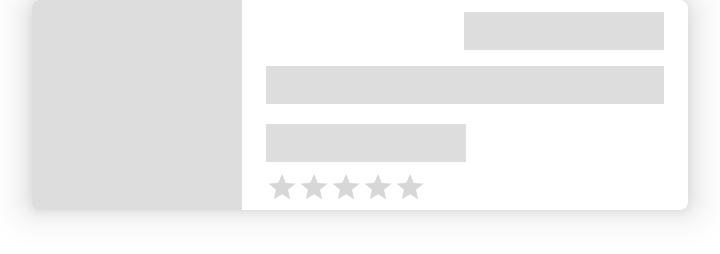
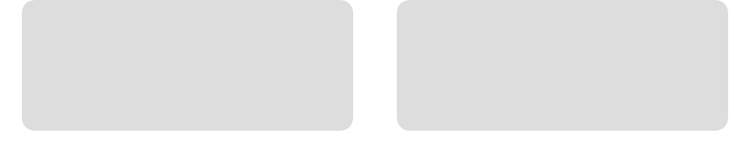

Two renders of one Android screen. The first uses the default layout on a phone; the second uses the alternative layout the repository ships for a different screen configuration, on a matching device. The two XML files are below.
<!-- AndroidManifest.xml: application theme Theme.MyEcommerceApp -->
<!-- res/layout/shimmer_product_list.xml -->
<?xml version="1.0" encoding="utf-8"?>
<com.google.android.material.card.MaterialCardView xmlns:android="http://schemas.android.com/apk/res/android"
    xmlns:app="http://schemas.android.com/apk/res-auto"
    android:layout_width="match_parent"
    android:layout_height="105dp"
    app:cardElevation="10dp"
    android:layout_marginBottom="22dp"
    android:layout_marginHorizontal="16dp"
    xmlns:tools="http://schemas.android.com/tools">

    <androidx.constraintlayout.widget.ConstraintLayout
        android:layout_width="match_parent"
        android:layout_height="match_parent">

        <androidx.appcompat.widget.AppCompatImageView
            android:id="@+id/tv_item_product_img"
            android:layout_width="105dp"
            android:layout_height="match_parent"
            android:scaleType="centerCrop"
            app:layout_constraintBottom_toBottomOf="parent"
            app:layout_constraintStart_toStartOf="parent"
            app:layout_constraintTop_toTopOf="parent"
            android:background="#dddddd" />

        <TextView
            android:id="@+id/tv_item_name"
            android:layout_width="0dp"
            android:layout_height="wrap_content"
            android:layout_marginStart="12dp"
            android:layout_marginTop="8dp"
            android:layout_marginEnd="12dp"
            android:background="#dddddd"
            app:layout_constraintEnd_toEndOf="parent"
            app:layout_constraintStart_toEndOf="@+id/tv_item_product_img"
            app:layout_constraintTop_toBottomOf="@+id/tv_item_date" />

        <TextView
            android:id="@+id/tv_item_price"
            android:layout_width="100dp"
            android:layout_height="wrap_content"
            android:layout_marginTop="10dp"
            android:background="#dddddd"
            app:layout_constraintStart_toStartOf="@+id/tv_item_name"
            app:layout_constraintTop_toBottomOf="@+id/tv_item_name" />

        <androidx.appcompat.widget.AppCompatRatingBar
            android:id="@+id/tv_item_rating"
            style="?android:attr/ratingBarStyleSmall"
            android:layout_width="wrap_content"
            android:layout_height="wrap_content"
            android:layout_marginTop="9dp"
            android:layout_marginBottom="8dp"
            app:layout_constraintBottom_toBottomOf="parent"
            app:layout_constraintStart_toStartOf="@+id/tv_item_price"
            app:layout_constraintTop_toBottomOf="@+id/tv_item_price" />

        <TextView
            android:id="@+id/tv_item_date"
            android:layout_width="100dp"
            android:layout_height="wrap_content"
            android:layout_marginTop="6dp"
            android:layout_marginEnd="12dp"
            android:background="#dddddd"
            app:layout_constraintEnd_toEndOf="parent"
            app:layout_constraintTop_toTopOf="parent" />

    </androidx.constraintlayout.widget.ConstraintLayout>

</com.google.android.material.card.MaterialCardView>
<!-- resources referenced by this layout -->
<resources>
  <style name="Theme.MyEcommerceApp" parent="Theme.MaterialComponents.DayNight.NoActionBar">
          
          <item name="colorPrimary">@color/light_red</item>
          <item name="colorPrimaryVariant">@color/background</item>
          <item name="colorOnPrimary">@color/white</item>
          
          <item name="colorSecondary">@color/teal_200</item>
          <item name="colorSecondaryVariant">@color/teal_700</item>
          <item name="colorOnSecondary">@color/black</item>
          
          <item name="android:statusBarColor">?attr/colorPrimaryVariant</item>
          
      </style>
  <color name="light_red">#EB848E</color>
  <color name="background">#FFC7CD</color>
  <color name="white">#FFFFFFFF</color>
  <color name="teal_200">#FF03DAC5</color>
  <color name="teal_700">#FF018786</color>
  <color name="black">#FF000000</color>
</resources>
<!-- res/layout-sw600dp/shimmer_product_list.xml (the repository's variant of the layout above) -->
<!-- drawn on a 7-inch tablet held upright -->
<?xml version="1.0" encoding="utf-8"?>
<androidx.constraintlayout.widget.ConstraintLayout
    xmlns:android="http://schemas.android.com/apk/res/android"
    xmlns:app="http://schemas.android.com/apk/res-auto"
    xmlns:tools="http://schemas.android.com/tools"
    android:layout_width="match_parent"
    android:layout_height="wrap_content">

    <com.google.android.material.card.MaterialCardView
        android:id="@+id/materialCardView16"
        android:layout_width="265dp"
        android:layout_height="105dp"
        android:layout_marginHorizontal="16dp"
        android:layout_marginBottom="30dp"
        android:backgroundTint="#dddddd"
        app:cardElevation="0dp"
        app:cardCornerRadius="10dp"
        app:layout_constraintBottom_toBottomOf="parent"
        app:layout_constraintEnd_toStartOf="@+id/guideline2"
        app:layout_constraintStart_toStartOf="parent"
        app:layout_constraintTop_toTopOf="parent" />

    <com.google.android.material.card.MaterialCardView
        android:id="@+id/materialCardView17"
        android:layout_width="265dp"
        android:layout_height="105dp"
        android:layout_marginHorizontal="16dp"
        android:layout_marginBottom="30dp"
        android:backgroundTint="#dddddd"
        app:cardElevation="0dp"
        app:cardCornerRadius="10dp"
        app:layout_constraintBottom_toBottomOf="parent"
        app:layout_constraintEnd_toEndOf="parent"
        app:layout_constraintStart_toStartOf="@+id/guideline2"
        app:layout_constraintTop_toTopOf="parent" />

    <androidx.constraintlayout.widget.Guideline
        android:id="@+id/guideline2"
        android:layout_width="wrap_content"
        android:layout_height="wrap_content"
        android:orientation="vertical"
        app:layout_constraintGuide_begin="300dp" />


</androidx.constraintlayout.widget.ConstraintLayout>
